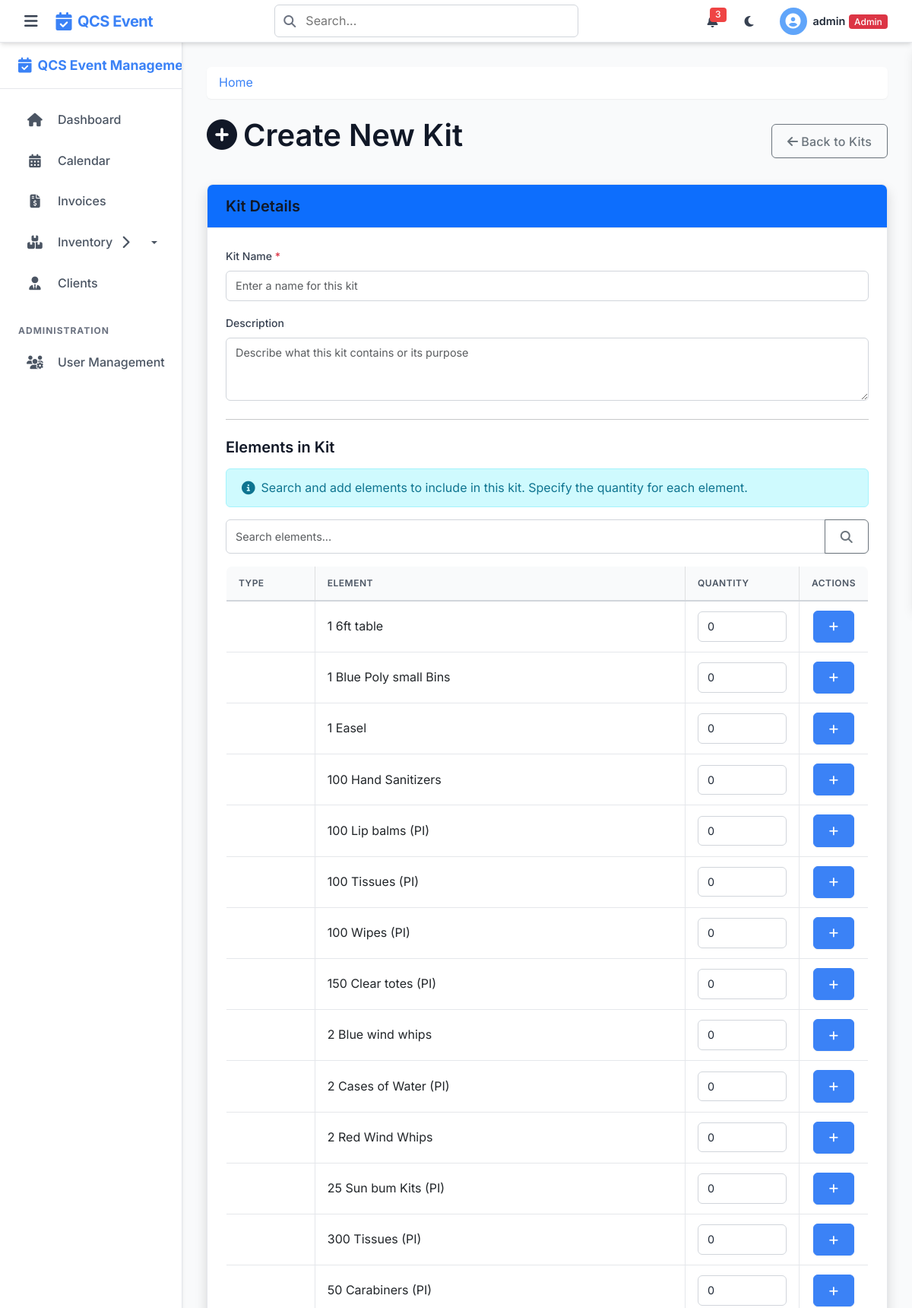
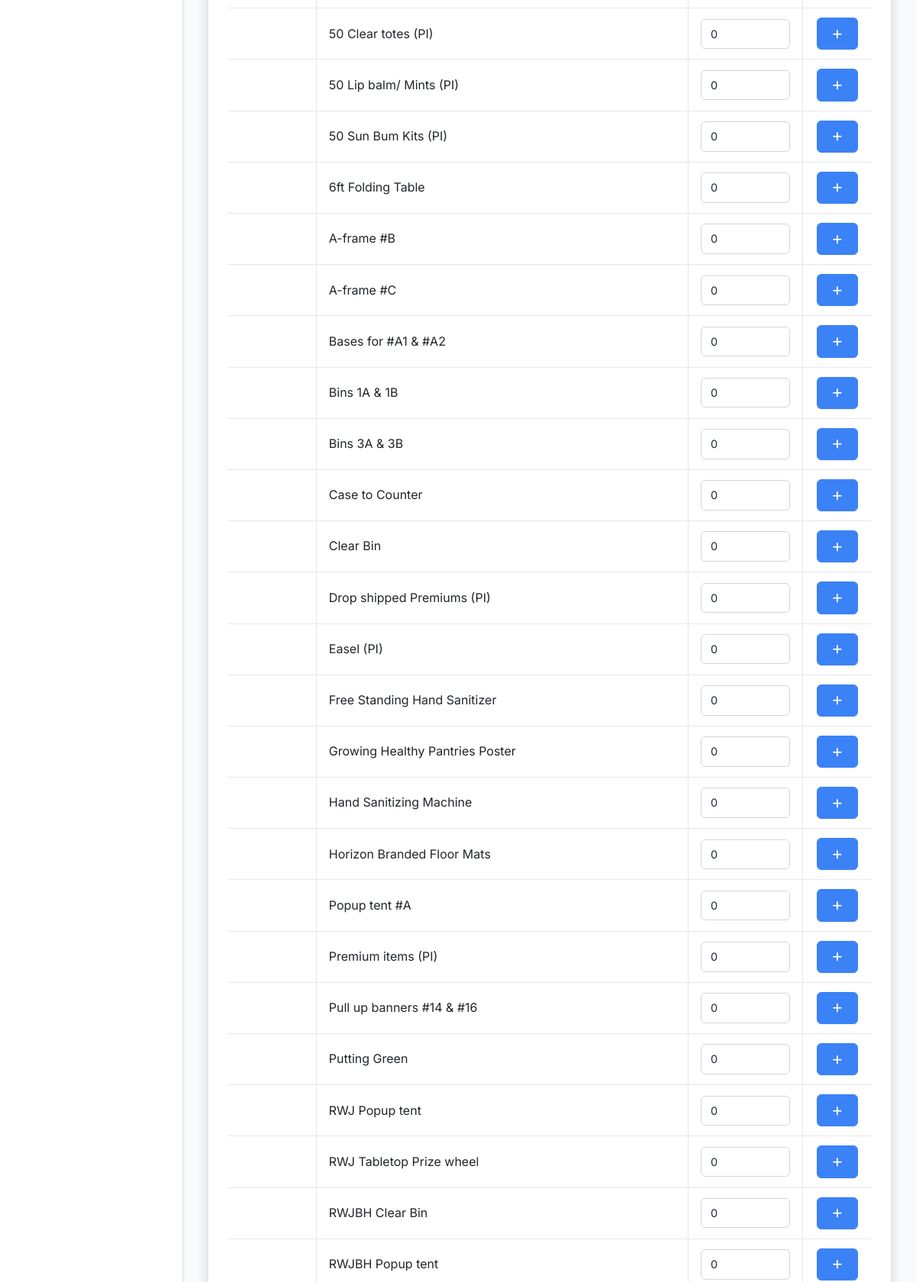
Page /kits/new (signed in, upper part) on the committed database (2 pictures, top to bottom).
### tables this page shows
CREATE TABLE elements (
    element_id INTEGER PRIMARY KEY AUTOINCREMENT,
    type_id INTEGER NOT NULL,
    item_description TEXT NOT NULL,
    item_number TEXT,  -- Can be NULL if no item number is assigned
    quantity INTEGER NOT NULL CHECK (quantity >= 0),
    location TEXT NOT NULL,
    is_kit_component BOOLEAN DEFAULT 0, -- 0 for false, 1 for true.
    FOREIGN KEY (type_id) REFERENCES element_types(type_id)
);

### app.py (the view, shortened to what this page needs)
@app.route('/kits/new', methods=['GET', 'POST'])
@login_required
@role_required('admin', 'staff')
def new_kit():
    db = get_db()
    elements_list = db.execute('SELECT * FROM elements ORDER BY item_description').fetchall()
    return render_template('new_kit.html', elements=elements_list)

### app.py (called while the page is built)
@app.after_request
def add_security_headers(response):
    response.headers['X-Content-Type-Options'] = 'nosniff'
    response.headers['X-Frame-Options'] = 'DENY'
    response.headers['X-XSS-Protection'] = '1; mode=block'
    response.headers['Strict-Transport-Security'] = 'max-age=31536000; includeSubDomains'
    return response

### helpers.py (called while the page is built)
def get_db():
    if 'db' not in g:
        g.db = sqlite3.connect(
            current_app.config['DATABASE'],
            detect_types=sqlite3.PARSE_DECLTYPES
        )
        g.db.row_factory = sqlite3.Row
    return g.db

def login_required(f):
    @wraps(f)
    def decorated_function(*args, **kwargs):
        if 'user_id' not in session:
            if request.path.startswith('/api/') or request.is_json or request.headers.get('X-Requested-With') == 'XMLHttpRequest':
                return jsonify({'error': 'Authentication required'}), 401
            else:
                flash('Please log in first', 'warning')
                return redirect(url_for('login'))
        return f(*args, **kwargs)
    return decorated_function

### templates/new_kit.html (shortened to what this page needs)
{% extends 'layout.html' %}
{% block content %}
<div class="d-flex justify-content-between align-items-center mb-4">
    <h1><i class="fas fa-plus-circle me-2"></i>Create New Kit</h1>
    <div>
        <a href="{{ url_for('kits') }}" class="btn btn-outline-secondary">
            <i class="fas fa-arrow-left me-1"></i>Back to Kits
        </a>
    </div>
</div>
<div class="card shadow mb-4">
    <div class="card-header bg-primary text-white">
        <h5 class="mb-0">Kit Details</h5>
    </div>
    <div class="card-body">
        <form id="newKitForm" action="{{ url_for('new_kit') }}" method="post">
            <div class="mb-3">
                <label for="kit_name" class="form-label">Kit Name <span class="text-danger">*</span></label>
                <input type="text" class="form-control" id="kit_name" name="kit_name" required placeholder="Enter a name for this kit">
            </div>
            <div class="mb-3">
                <label for="description" class="form-label">Description</label>
                <textarea class="form-control" id="description" name="description" rows="3" placeholder="Describe what this kit contains or its purpose"></textarea>
            </div>
            <hr class="my-4">
            <h5 class="mb-3">Elements in Kit</h5>
            <div class="alert alert-info mb-3">
                <i class="fas fa-info-circle me-2"></i>Search and add elements to include in this kit. Specify the quantity for each element.
            </div>
            <div class="mb-3">
                <div class="input-group">
                    <input type="text" id="elementSearch" class="form-control" placeholder="Search elements...">
                    <button class="btn btn-outline-secondary" type="button" id="searchButton">
                        <i class="fas fa-search"></i>
                    </button>
                </div>
            </div>
            <div class="table-responsive mb-3">
                <table class="table table-bordered" id="elementsTable">
                    <thead class="table-light">
                        <tr>
                            <th>Type</th>
                            <th>Element</th>
                            <th style="width: 150px;">Quantity</th>
                            <th style="width: 80px;">Actions</th>
                        </tr>
                    </thead>
                    <tbody>
                        {% for element in elements %}
                        <tr data-element-id="{{ element.element_id }}" data-element-name="{{ element.item_description }}">
                            <td>{{ element.type_name }}</td>
                            <td>{{ element.item_description }}</td>
                            <td>
                                <input type="number" class="form-control form-control-sm quantity-input"
                                       min="0" value="0" data-element-id="{{ element.element_id }}">
                            </td>
                            <td class="text-center">
                                <button type="button" class="btn btn-sm btn-primary add-element" data-element-id="{{ element.element_id }}">
                                    <i class="fas fa-plus"></i>
                                </button>
                            </td>
                        </tr>
                        {% endfor %}
                    </tbody>
                </table>
            </div>
        </form>
    </div>
</div>
{% endblock %}

### rows in the picture
elements: item_description "1 6ft table"
elements: item_description "1 Blue Poly small Bins"
elements: item_description "1 Easel"
elements: item_description "100 Hand Sanitizers"
elements: item_description "100 Lip balms (PI)"
elements: item_description "100 Tissues (PI)"
elements: item_description "100 Wipes (PI)"
elements: item_description "150 Clear totes (PI)"
elements: item_description "2 Blue wind whips"
elements: item_description "2 Cases of Water (PI)"
elements: item_description "2 Red Wind Whips"
elements: item_description "25 Sun bum Kits (PI)"
elements: item_description "300 Tissues (PI)"
elements: item_description "50 Carabiners (PI)"
elements: item_description "50 Clear totes (PI)"
elements: item_description "50 Lip balm/ Mints (PI)"
elements: item_description "50 Sun Bum Kits (PI)"
elements: item_description "6ft Folding Table"
elements: item_description "A-frame #B"
elements: item_description "A-frame #C"
elements: item_description "Bases for #A1 & #A2"
elements: item_description "Bins 1A & 1B"
elements: item_description "Bins 3A & 3B"
elements: item_description "Case to Counter"
elements: item_description "Clear Bin"
elements: item_description "Drop shipped Premiums (PI)"
elements: item_description "Easel (PI)"
elements: item_description "Free Standing Hand Sanitizer"
elements: item_description "Growing Healthy Pantries Poster"
elements: item_description "Hand Sanitizing Machine"
elements: item_description "Horizon Branded Floor Mats"
elements: item_description "Popup tent #A"
elements: item_description "Premium items (PI)"
elements: item_description "Pull up banners #14 & #16"
elements: item_description "Putting Green"
elements: item_description "RWJ Popup tent"
elements: item_description "RWJ Tabletop Prize wheel"
elements: item_description "RWJBH Clear Bin"
elements: item_description "RWJBH Popup tent"

### other values in the picture
{{ session.username }} "admin"
